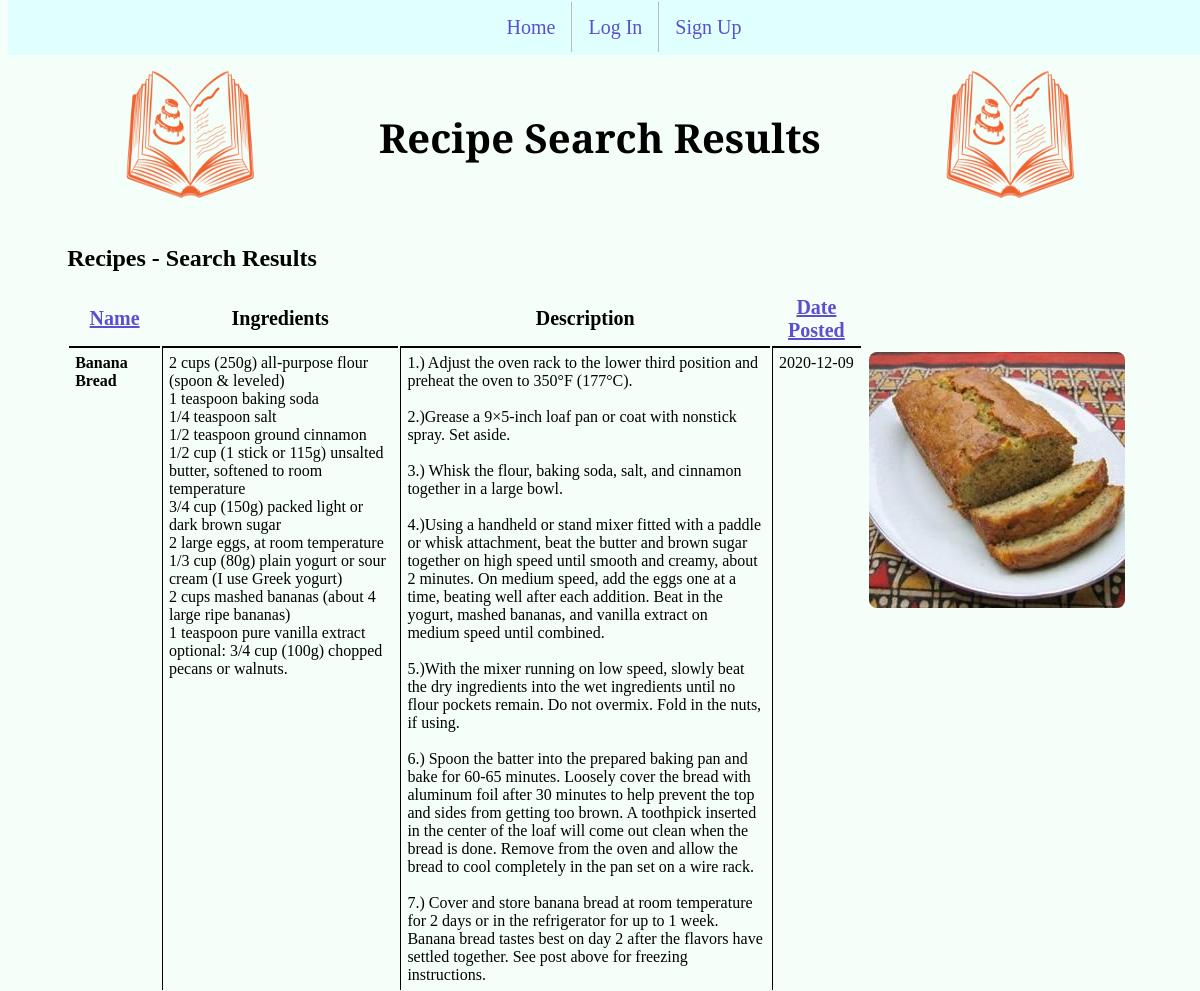
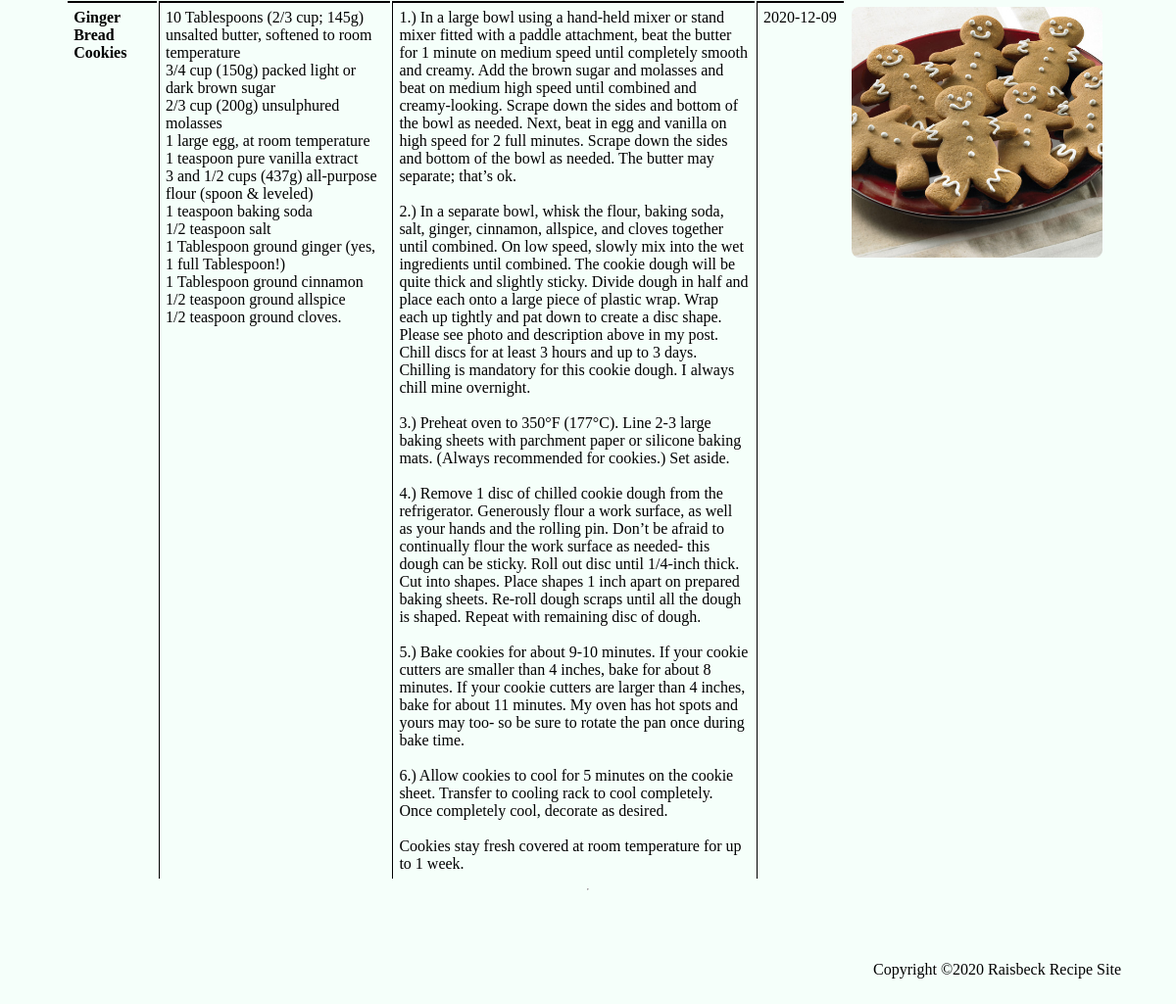
/search.php?usersearch=Banana Bread, run on the app's committed database (2 pictures, top to bottom).
### tables this page shows
CREATE TABLE `recipeList` (
  `id` int NOT NULL AUTO_INCREMENT,
  `user_id` int NOT NULL,
  `title` varchar(150) DEFAULT NULL,
  `date` datetime DEFAULT NULL,
  `ingredients` varchar(8000) DEFAULT NULL,
  `directions` varchar(8000) DEFAULT NULL,
  `dishPicture` varchar(150) DEFAULT NULL,
  PRIMARY KEY (`id`),
  KEY `user_id` (`user_id`),
  CONSTRAINT `recipeList_ibfk_1` FOREIGN KEY (`user_id`) REFERENCES `recipeUser` (`userid`) ON DELETE CASCADE ON UPDATE CASCADE
);

### search.php (the view, shortened to what this page needs)
<?php
    require_once('header.php');
    require_once('navmenu.php');
    echo '<h2>Recipes - Search Results</h2>';
    function build_query($user_search, $sort) {
        $search_query = "SELECT * FROM recipeList";
        $clean_search = str_replace(',', ' ', $user_search);
        $search_words = explode(' ', $clean_search);
        $final_search_words = array();
        if (count($search_words) > 0) {
            foreach ($search_words as $word) {
                if (!empty($word)) {
                    $final_search_words[] = $word;
                }
            }
        }
        $where_list = array();
        if (count($final_search_words) > 0) {
            foreach($final_search_words as $word) {
                $where_list[] = "title LIKE '%$word%'";
            }
        }
        $where_clause = implode(' OR ', $where_list);
        if (!empty($where_clause)) {
            $search_query .= " WHERE $where_clause";
        }
        return $search_query;
    }
    function generate_sort_links($user_search, $sort) {
        $sort_links = '';
        switch ($sort) {
            default:
            $sort_links .= '<th><a href = "' . $_SERVER['PHP_SELF'] . '?usersearch=' . $user_search .
                    '&sort=1">Name</a></th><th>Ingredients</th><th>Description</th>';
            $sort_links .= '<th><a href = "' . $_SERVER['PHP_SELF'] . '?usersearch=' . $user_search .
                    '&sort=3">Date Posted</a></th>';
        }
        return $sort_links;
    }
    $sort = !empty($_GET['sort']) ? $_GET['sort'] : '';
    $user_search = $_GET['usersearch'];
    $cur_page = isset($_GET['page']) ? $_GET['page'] : 1;
    $results_per_page = 5;
    $skip = (($cur_page - 1) * $results_per_page);
    echo '<div class="results">';
    echo '<table border="0" cellpadding="2">';
    echo '<tr class="heading">';
    echo generate_sort_links($user_search, $sort);
    echo '</tr>';
    $dbc = mysqli_connect(DB_HOST, DB_USER, DB_PASSWORD, DB_NAME)
        or die('Error connecting to MySQL server.');
    $query = build_query($user_search, $sort);
    $query = $query . " LIMIT $skip, $results_per_page";
    $result = mysqli_query($dbc, $query)
        or die('Error querying database.');
    while ($row = mysqli_fetch_array($result)) {
        echo '<tr>';
        echo '<td style="font-weight:bold" valign="top" width="10%">' . $row['title'] . '</td>';
        echo '<td valign="top" width="30%">' . preg_replace("/\r\n/", "<br />", $row['ingredients']) . '.</td>';
        echo '<td valign="top" width="50%">' . preg_replace("/\r\n/", "<br />", $row['directions']) . '</td>';
        echo '<td valign="top" width="10%">' . substr($row['date'], 0, 10) . '</td>';
        if (is_file(RECIPE_UPLOADPATH . $row['dishPicture'])
                && filesize(RECIPE_UPLOADPATH . $row['dishPicture']) > 0) {
            echo '<td valign="top"><img src="' . RECIPE_UPLOADPATH . $row['dishPicture'] . '"
                    alt="Dish image" /></td></tr>';
        }
        else {
            echo '<td valign="top" width="20%">' . $row['dishPicture'] . '</td>';
        }
    }
    echo '</table>';
    echo '</div>';
    require_once('footer.php');
?>

### proj4style.css (style rules this page uses)
th { font-size: 20px; }
td { padding: 6px; border-left: 1px solid black; border-top: 2px solid black; }
td:last-child { border-top: none; }
td:first-child, td:last-child { border-left: none; }
a:link { color: #5a4fcf; }
html,body { height: 100%; background-color: #f5fffa; margin-top: 20px; }
body { display: flex; flex-direction: column; }
img { width: 256px; height: 256px; border-radius: 8px; }
.results { padding-left: 5%; padding-right: 5%; }
h2 { padding-left: 5%; }

### data on the page
recipelist: title "Banana Bread", ingredients "2 cups (250g) all-purpose flour (spoon & leveled) 1 teaspoon baking soda 1/4 teaspoon salt 1/2 teaspoon ground cinnamon 1/2 cup (1 stick or 115g) unsalted butter, softened to room temperature 3/4 cup (150g) packed light or dark brown sugar 2 large eggs, at room temperature 1/3 cup (80g) plain yogurt or sour cream (I use Greek yogurt) 2 cups mashed bananas (about 4 large ripe bananas) 1 teaspoon pure vanilla extract optional: 3/4 cup (100g) chopped pecans or walnuts", directions "1.) Adjust the oven rack to the lower third position and preheat the oven to 350°F (177°C). 2.)Grease a 9×5-inch loaf pan or coat with nonstick spray. Set aside. 3.) Whisk the flour, baking soda, salt, and cinnamon together in a large bowl. 4.)Using a handheld or stand mixer fitted with a paddle or whisk attachment, beat the butter and brown sugar together on high speed until smooth and creamy, about 2 minutes. On medium speed, add the eggs one at a time, beating well after each addition. Beat in the yogurt, mashed bananas, and vanilla extract on medium speed until combined. 5.)With the mixer running on low speed, slowly beat the dry ingredients into the wet ingredients until no flour…", date "2020-12-09", dishPicture (picture)
recipelist: title "Ginger Bread Cookies", ingredients "10 Tablespoons (2/3 cup; 145g) unsalted butter, softened to room temperature 3/4 cup (150g) packed light or dark brown sugar 2/3 cup (200g) unsulphured molasses 1 large egg, at room temperature 1 teaspoon pure vanilla extract 3 and 1/2 cups (437g) all-purpose flour (spoon & leveled) 1 teaspoon baking soda 1/2 teaspoon salt 1 Tablespoon ground ginger (yes, 1 full Tablespoon!) 1 Tablespoon ground cinnamon 1/2 teaspoon ground allspice 1/2 teaspoon ground cloves", directions "1.) In a large bowl using a hand-held mixer or stand mixer fitted with a paddle attachment, beat the butter for 1 minute on medium speed until completely smooth and creamy. Add the brown sugar and molasses and beat on medium high speed until combined and creamy-looking. Scrape down the sides and bottom of the bowl as needed. Next, beat in egg and vanilla on high speed for 2 full minutes. Scrape down the sides and bottom of the bowl as needed. The butter may separate; that’s ok. 2.) In a separate bowl, whisk the flour, baking soda, salt, ginger, cinnamon, allspice, and cloves together until combined. On low speed, slowly mix into the wet ingredients until combined. The cookie dough will be…", date "2020-12-09", dishPicture (picture)

### other printed values
$page_title "Recipe Search Results"
